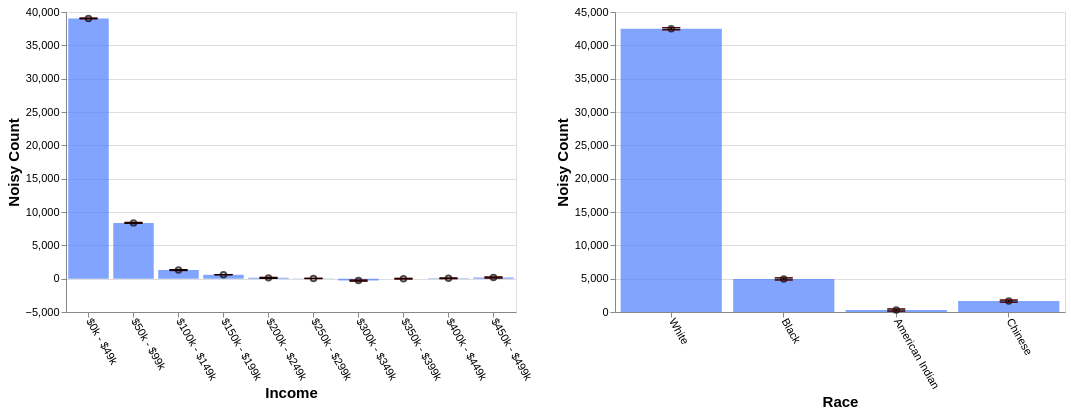

The Vega-Lite source for this figure:
### Vega-Lite specification from a JSON file in a GitHub repository (floating-point values rounded to 4 significant figures)
{"config": {"view": {"continuousWidth": 400, "continuousHeight": 300}, "axis": {"labelFontSize": 11, "titleFontSize": 15}, "axisBottom": {"labelAngle": 60}}, "hconcat": [{"layer": [{"mark": "bar", "encoding": {"color": {"value": "transparent"}, "tooltip": [{"aggregate": "sum", "field": "noisy_count", "title": "noisy count", "type": "quantitative"}, {"aggregate": "sum", "field": "noisy_count_prev", "title": "prev count", "type": "quantitative"}, {"aggregate": "sum", "field": "error", "title": "current error", "type": "quantitative"}, {"aggregate": "sum", "field": "error_prev", "title": "prev error", "type": "quantitative"}], "x": {"field": "income", "sort": null, "title": "Income", "type": "ordinal"}}, "height": 300, "selection": {"selector627": {"type": "interval", "encodings": ["x"]}}, "transform": [{"filter": {"selection": "selector628"}}], "width": 450}, {"mark": {"type": "bar", "color": "gray", "opacity": 0}, "encoding": {"x": {"field": "income", "sort": null, "title": "Income", "type": "ordinal"}, "y": {"aggregate": "sum", "field": "noisy_count_prev", "type": "quantitative"}}, "transform": [{"filter": {"selection": "selector628"}}]}, {"mark": {"type": "bar", "color": "#4C7FFF", "opacity": 0.7}, "encoding": {"x": {"field": "income", "sort": null, "title": "Income", "type": "ordinal"}, "y": {"aggregate": "sum", "field": "noisy_count", "type": "quantitative"}}, "transform": [{"filter": {"selection": "selector628"}}]}, {"mark": {"type": "point", "color": "black", "opacity": 0.7}, "encoding": {"x": {"field": "income", "sort": null, "title": "Income", "type": "ordinal"}, "y": {"aggregate": "sum", "field": "noisy_count", "title": "Noisy Count", "type": "quantitative"}}, "transform": [{"filter": {"selection": "selector628"}}]}, {"mark": {"type": "rule", "color": "#B6B6B6", "size": 2, "strokeDash": [3, 3]}, "encoding": {"x": {"field": "income", "sort": null, "title": "Income", "type": "ordinal"}, "y": {"aggregate": "sum", "field": "plus_error_prev_income", "title": "", "type": "quantitative"}, "y2": {"aggregate": "sum", "field": "minus_error_prev_income", "title": ""}}, "transform": [{"filter": {"selection": "selector628"}}]}, {"mark": {"type": "tick", "color": "#B90000", "size": 0, "strokeDash": [1, 1]}, "encoding": {"x": {"field": "income", "sort": null, "title": "Income", "type": "ordinal"}, "y": {"aggregate": "sum", "field": "plus_error_prev_income", "type": "quantitative"}}, "transform": [{"filter": {"selection": "selector628"}}]}, {"mark": {"type": "tick", "color": "#B90000", "size": 0, "strokeDash": [3, 1]}, "encoding": {"x": {"field": "income", "sort": null, "title": "Income", "type": "ordinal"}, "y": {"aggregate": "sum", "field": "minus_error_prev_income", "type": "quantitative"}}, "transform": [{"filter": {"selection": "selector628"}}]}, {"mark": {"type": "rule", "color": "black", "size": 2}, "encoding": {"x": {"field": "income", "sort": null, "title": "Income", "type": "ordinal"}, "y": {"aggregate": "sum", "field": "plus_error", "title": "", "type": "quantitative"}, "y2": {"aggregate": "sum", "field": "minus_error", "title": ""}}, "transform": [{"filter": {"selection": "selector628"}}]}, {"mark": {"type": "tick", "color": "black", "width": 0}, "encoding": {"x": {"field": "income", "sort": null, "title": "Income", "type": "ordinal"}, "y": {"aggregate": "sum", "field": "plus_error", "type": "quantitative"}}, "transform": [{"filter": {"selection": "selector628"}}]}, {"mark": {"type": "tick", "color": "black", "width": 0}, "encoding": {"x": {"field": "income", "sort": null, "title": "Income", "type": "ordinal"}, "y": {"aggregate": "sum", "field": "minus_error", "type": "quantitative"}}, "transform": [{"filter": {"selection": "selector628"}}]}]}, {"layer": [{"mark": "bar", "encoding": {"color": {"value": "transparent"}, "tooltip": [{"aggregate": "sum", "field": "noisy_count", "title": "noisy count", "type": "quantitative"}, {"aggregate": "sum", "field": "noisy_count_prev", "title": "prev count", "type": "quantitative"}, {"aggregate": "sum", "field": "error", "title": "current error", "type": "quantitative"}, {"aggregate": "sum", "field": "error_prev", "title": "prev error", "type": "quantitative"}], "x": {"field": "race", "sort": null, "title": "Race", "type": "ordinal"}}, "height": 300, "selection": {"selector628": {"type": "interval", "encodings": ["x"]}}, "transform": [{"filter": {"selection": "selector627"}}], "width": 450}, {"mark": {"type": "bar", "color": "gray", "opacity": 0}, "encoding": {"x": {"field": "race", "sort": null, "title": "Race", "type": "ordinal"}, "y": {"aggregate": "sum", "field": "noisy_count_prev", "type": "quantitative"}}, "transform": [{"filter": {"selection": "selector627"}}]}, {"mark": {"type": "bar", "color": "#4C7FFF", "opacity": 0.7}, "encoding": {"x": {"field": "race", "sort": null, "title": "Race", "type": "ordinal"}, "y": {"aggregate": "sum", "field": "noisy_count", "type": "quantitative"}}, "transform": [{"filter": {"selection": "selector627"}}]}, {"mark": {"type": "point", "color": "black", "opacity": 0.7}, "encoding": {"x": {"field": "race", "sort": null, "title": "Race", "type": "ordinal"}, "y": {"aggregate": "sum", "field": "noisy_count", "title": "Noisy Count", "type": "quantitative"}}, "transform": [{"filter": {"selection": "selector627"}}]}, {"mark": {"type": "rule", "color": "#B6B6B6", "size": 2, "strokeDash": [3, 3]}, "encoding": {"x": {"field": "race", "sort": null, "title": "Race", "type": "ordinal"}, "y": {"aggregate": "sum", "field": "plus_error_prev_race", "title": "", "type": "quantitative"}, "y2": {"aggregate": "sum", "field": "minus_error_prev_race", "title": ""}}, "transform": [{"filter": {"selection": "selector627"}}]}, {"mark": {"type": "tick", "color": "#B90000", "size": 0, "strokeDash": [1, 1]}, "encoding": {"x": {"field": "race", "sort": null, "title": "Race", "type": "ordinal"}, "y": {"aggregate": "sum", "field": "plus_error_prev_race", "type": "quantitative"}}, "transform": [{"filter": {"selection": "selector627"}}]}, {"mark": {"type": "tick", "color": "#B90000", "size": 0, "strokeDash": [3, 1]}, "encoding": {"x": {"field": "race", "sort": null, "title": "Race", "type": "ordinal"}, "y": {"aggregate": "sum", "field": "minus_error_prev_race", "type": "quantitative"}}, "transform": [{"filter": {"selection": "selector627"}}]}, {"mark": {"type": "rule", "color": "black", "size": 2}, "encoding": {"x": {"field": "race", "sort": null, "title": "Race", "type": "ordinal"}, "y": {"aggregate": "sum", "field": "plus_error", "title": "", "type": "quantitative"}, "y2": {"aggregate": "sum", "field": "minus_error", "title": ""}}, "transform": [{"filter": {"selection": "selector627"}}]}, {"mark": {"type": "tick", "color": "black", "width": 0}, "encoding": {"x": {"field": "race", "sort": null, "title": "Race", "type": "ordinal"}, "y": {"aggregate": "sum", "field": "plus_error", "type": "quantitative"}}, "transform": [{"filter": {"selection": "selector627"}}]}, {"mark": {"type": "tick", "color": "black", "width": 0}, "encoding": {"x": {"field": "race", "sort": null, "title": "Race", "type": "ordinal"}, "y": {"aggregate": "sum", "field": "minus_error", "type": "quantitative"}}, "transform": [{"filter": {"selection": "selector627"}}]}]}], "data": {"name": "data-9082b35bc958e86a42ba2e30a782b77b"}, "$schema": "https://vega.github.io/schema/vega-lite/v4.17.0.json", "datasets": {"data-9082b35bc958e86a42ba2e30a782b77b": [{"income": "$0k - $49k", "race": "White", "noisy_count": 33170.0, "true_count": 33160.0, "plus_error": 33190.0, "minus_error": 33160.0, "error": 12.9, "noisy_count_prev": 33170.0, "true_count_prev": 33160.0, "plus_error_prev": 33180.0, "minus_error_prev": 33150.0, "error_prev": 15.0, "plus_error_prev_income": 33190.0, "minus_error_prev_income": 33160.0, "plus_error_prev_race": 33180.0, "minus_error_prev_race": 33150.0}, {"income": "$0k - $49k", "race": "Black", "noisy_count": 4274.0, "true_count": 4314.0, "plus_error": 4287.0, "minus_error": 4261.0, "error": 12.9, "noisy_count_prev": 4277.0, "true_count_prev": 4314.0, "plus_error_prev": 4292.0, "minus_error_prev": 4262.0, "error_prev": 15.0, "plus_error_prev_income": 4297.0, "minus_error_prev_income": 4267.0, "plus_error_prev_race": 4294.0, "minus_error_prev_race": 4264.0}, {"income": "$0k - $49k", "race": "American Indian", "noisy_count": 527.9, "true_count": 489.0, "plus_error": 540.7, "minus_error": 515.0, "error": 12.9, "noisy_count_prev": 519.5, "true_count_prev": 489.0, "plus_error_prev": 534.5, "minus_error_prev": 504.4, "error_prev": 15.0, "plus_error_prev_income": 539.6, "minus_error_prev_income": 509.5, "plus_error_prev_race": 533.6, "minus_error_prev_race": 503.5}, {"income": "$0k - $49k", "race": "Chinese", "noisy_count": 1060.0, "true_count": 992.0, "plus_error": 1073.0, "minus_error": 1047.0, "error": 12.9, "noisy_count_prev": 1051.0, "true_count_prev": 992.0, "plus_error_prev": 1066.0, "minus_error_prev": 1036.0, "error_prev": 15.0, "plus_error_prev_income": 1071.0, "minus_error_prev_income": 1041.0, "plus_error_prev_race": 1067.0, "minus_error_prev_race": 1037.0}, {"income": "$50k - $99k", "race": "White", "noisy_count": 7509.0, "true_count": 7572.0, "plus_error": 7527.0, "minus_error": 7491.0, "error": 17.9, "noisy_count_prev": 7516.0, "true_count_prev": 7572.0, "plus_error_prev": 7538.0, "minus_error_prev": 7494.0, "error_prev": 22.4, "plus_error_prev_income": 7536.0, "minus_error_prev_income": 7492.0, "plus_error_prev_race": 7540.0, "minus_error_prev_race": 7495.0}, {"income": "$50k - $99k", "race": "Black", "noisy_count": 524.5, "true_count": 547.0, "plus_error": 542.4, "minus_error": 506.6, "error": 17.9, "noisy_count_prev": 521.0, "true_count_prev": 547.0, "plus_error_prev": 543.4, "minus_error_prev": 498.6, "error_prev": 22.4, "plus_error_prev_income": 541.4, "minus_error_prev_income": 496.6, "plus_error_prev_race": 545.3, "minus_error_prev_race": 500.5}, {"income": "$50k - $99k", "race": "American Indian", "noisy_count": -2.0, "true_count": 64.0, "plus_error": 15.9, "minus_error": -19.9, "error": 17.9, "noisy_count_prev": 5.6, "true_count_prev": 64.0, "plus_error_prev": 27.9, "minus_error_prev": -16.8, "error_prev": 22.4, "plus_error_prev_income": 25.93, "minus_error_prev_income": -18.77, "plus_error_prev_race": 26.97, "minus_error_prev_race": -17.73}, {"income": "$50k - $99k", "race": "Chinese", "noisy_count": 336.3, "true_count": 344.0, "plus_error": 354.2, "minus_error": 318.4, "error": 17.9, "noisy_count_prev": 333.4, "true_count_prev": 344.0, "plus_error_prev": 355.8, "minus_error_prev": 311.1, "error_prev": 22.4, "plus_error_prev_income": 353.8, "minus_error_prev_income": 309.1, "plus_error_prev_race": 356.5, "minus_error_prev_race": 311.8}, {"income": "$100k - $149k", "race": "White", "noisy_count": 1048.0, "true_count": 1036.0, "plus_error": 1066.0, "minus_error": 1030.0, "error": 17.9, "noisy_count_prev": 1032.0, "true_count_prev": 1036.0, "plus_error_prev": 1055.0, "minus_error_prev": 1010.0, "error_prev": 22.4, "plus_error_prev_income": 1059.0, "minus_error_prev_income": 1014.0, "plus_error_prev_race": 1056.0, "minus_error_prev_race": 1011.0}, {"income": "$100k - $149k", "race": "Black", "noisy_count": 13.7, "true_count": 45.0, "plus_error": 31.6, "minus_error": -4.2, "error": 17.9, "noisy_count_prev": 20.7, "true_count_prev": 45.0, "plus_error_prev": 43.1, "minus_error_prev": -1.6, "error_prev": 22.4, "plus_error_prev_income": 47.17, "minus_error_prev_income": 2.475, "plus_error_prev_race": 44.97, "minus_error_prev_race": 0.27}, {"income": "$100k - $149k", "race": "American Indian", "noisy_count": 66.9, "true_count": 4.0, "plus_error": 84.8, "minus_error": 49.0, "error": 17.9, "noisy_count_prev": 61.8, "true_count_prev": 4.0, "plus_error_prev": 84.2, "minus_error_prev": 39.5, "error_prev": 22.4, "plus_error_prev_income": 88.27, "minus_error_prev_income": 43.57, "plus_error_prev_race": 83.27, "minus_error_prev_race": 38.57}, {"income": "$100k - $149k", "race": "Chinese", "noisy_count": 160.0, "true_count": 64.0, "plus_error": 177.9, "minus_error": 142.1, "error": 17.9, "noisy_count_prev": 157.2, "true_count_prev": 64.0, "plus_error_prev": 179.6, "minus_error_prev": 134.8, "error_prev": 22.4, "plus_error_prev_income": 183.7, "minus_error_prev_income": 138.9, "plus_error_prev_race": 180.3, "minus_error_prev_race": 135.5}, {"income": "$150k - $199k", "race": "White", "noisy_count": 567.8, "true_count": 559.0, "plus_error": 574.7, "minus_error": 560.9, "error": 6.9, "noisy_count_prev": 567.2, "true_count_prev": 559.0, "plus_error_prev": 576.1, "minus_error_prev": 558.3, "error_prev": 8.9, "plus_error_prev_income": 576.6, "minus_error_prev_income": 558.8, "plus_error_prev_race": 577.3, "minus_error_prev_race": 559.5}, {"income": "$150k - $199k", "race": "Black", "noisy_count": -12.0, "true_count": 15.0, "plus_error": -5.1, "minus_error": -18.9, "error": 6.9, "noisy_count_prev": -14.7, "true_count_prev": 15.0, "plus_error_prev": -5.8, "minus_error_prev": -23.7, "error_prev": 8.9, "plus_error_prev_income": -5.3, "minus_error_prev_income": -23.2, "plus_error_prev_race": -3.93, "minus_error_prev_race": -21.83}, {"income": "$150k - $199k", "race": "American Indian", "noisy_count": 1.7, "true_count": 1.0, "plus_error": 8.6, "minus_error": -5.2, "error": 6.9, "noisy_count_prev": 4.2, "true_count_prev": 1.0, "plus_error_prev": 13.1, "minus_error_prev": -4.7, "error_prev": 8.9, "plus_error_prev_income": 13.6, "minus_error_prev_income": -4.2, "plus_error_prev_race": 12.17, "minus_error_prev_race": -5.63}, {"income": "$150k - $199k", "race": "Chinese", "noisy_count": 38.9, "true_count": 34.0, "plus_error": 45.8, "minus_error": 32.0, "error": 6.9, "noisy_count_prev": 37.7, "true_count_prev": 34.0, "plus_error_prev": 46.6, "minus_error_prev": 28.8, "error_prev": 8.9, "plus_error_prev_income": 47.1, "minus_error_prev_income": 29.3, "plus_error_prev_race": 47.34, "minus_error_prev_race": 29.54}, {"income": "$200k - $249k", "race": "White", "noisy_count": 213.6, "true_count": 122.0, "plus_error": 231.5, "minus_error": 195.7, "error": 17.9, "noisy_count_prev": 211.1, "true_count_prev": 122.0, "plus_error_prev": 233.4, "minus_error_prev": 188.7, "error_prev": 22.4, "plus_error_prev_income": 230.8, "minus_error_prev_income": 186.1, "plus_error_prev_race": 234.6, "minus_error_prev_race": 189.9}, {"income": "$200k - $249k", "race": "Black", "noisy_count": 0.6, "true_count": 7.0, "plus_error": 18.5, "minus_error": -17.3, "error": 17.9, "noisy_count_prev": 3.8, "true_count_prev": 7.0, "plus_error_prev": 26.1, "minus_error_prev": -18.6, "error_prev": 22.4, "plus_error_prev_income": 23.47, "minus_error_prev_income": -21.23, "plus_error_prev_race": 27.97, "minus_error_prev_race": -16.73}, {"income": "$200k - $249k", "race": "American Indian", "noisy_count": -32.4, "true_count": 3.0, "plus_error": -14.5, "minus_error": -50.2, "error": 17.9, "noisy_count_prev": -27.7, "true_count_prev": 3.0, "plus_error_prev": -5.3, "minus_error_prev": -50.1, "error_prev": 22.4, "plus_error_prev_income": -7.925, "minus_error_prev_income": -52.73, "plus_error_prev_race": -6.23, "minus_error_prev_race": -51.03}, {"income": "$200k - $249k", "race": "Chinese", "noisy_count": -62.0, "true_count": 5.0, "plus_error": -44.1, "minus_error": -79.8, "error": 17.9, "noisy_count_prev": -56.9, "true_count_prev": 5.0, "plus_error_prev": -34.5, "minus_error_prev": -79.2, "error_prev": 22.4, "plus_error_prev_income": -37.12, "minus_error_prev_income": -81.83, "plus_error_prev_race": -33.76, "minus_error_prev_race": -78.46}, {"income": "$250k - $299k", "race": "White", "noisy_count": 68.5, "true_count": 43.0, "plus_error": 75.3, "minus_error": 61.6, "error": 6.8, "noisy_count_prev": 65.0, "true_count_prev": 43.0, "plus_error_prev": 73.8, "minus_error_prev": 56.1, "error_prev": 8.8, "plus_error_prev_income": 75.0, "minus_error_prev_income": 57.3, "plus_error_prev_race": 75.02, "minus_error_prev_race": 57.32}, {"income": "$250k - $299k", "race": "Black", "noisy_count": 18.3, "true_count": 0.0, "plus_error": 25.1, "minus_error": 11.4, "error": 6.8, "noisy_count_prev": 14.4, "true_count_prev": 0.0, "plus_error_prev": 23.3, "minus_error_prev": 5.6, "error_prev": 8.8, "plus_error_prev_income": 24.5, "minus_error_prev_income": 6.8, "plus_error_prev_race": 25.17, "minus_error_prev_race": 7.47}, {"income": "$250k - $299k", "race": "American Indian", "noisy_count": -49.6, "true_count": 0.0, "plus_error": -42.8, "minus_error": -56.4, "error": 6.8, "noisy_count_prev": -50.0, "true_count_prev": 0.0, "plus_error_prev": -41.2, "minus_error_prev": -58.9, "error_prev": 8.8, "plus_error_prev_income": -40.0, "minus_error_prev_income": -57.7, "plus_error_prev_race": -42.13, "minus_error_prev_race": -59.83}, {"income": "$250k - $299k", "race": "Chinese", "noisy_count": -2.5, "true_count": 3.0, "plus_error": 4.4, "minus_error": -9.3, "error": 6.8, "noisy_count_prev": 0.5, "true_count_prev": 3.0, "plus_error_prev": 9.3, "minus_error_prev": -8.4, "error_prev": 8.8, "plus_error_prev_income": 10.5, "minus_error_prev_income": -7.2, "plus_error_prev_race": 10.04, "minus_error_prev_race": -7.66}, {"income": "$300k - $349k", "race": "White", "noisy_count": -31.8, "true_count": 11.0, "plus_error": -13.9, "minus_error": -49.7, "error": 17.9, "noisy_count_prev": -32.0, "true_count_prev": 11.0, "plus_error_prev": -9.7, "minus_error_prev": -54.4, "error_prev": 22.4, "plus_error_prev_income": -14.5, "minus_error_prev_income": -59.2, "plus_error_prev_race": -8.48, "minus_error_prev_race": -53.18}, {"income": "$300k - $349k", "race": "Black", "noisy_count": -40.2, "true_count": 1.0, "plus_error": -22.3, "minus_error": -58.1, "error": 17.9, "noisy_count_prev": -33.0, "true_count_prev": 1.0, "plus_error_prev": -10.6, "minus_error_prev": -55.4, "error_prev": 22.4, "plus_error_prev_income": -15.4, "minus_error_prev_income": -60.2, "plus_error_prev_race": -8.73, "minus_error_prev_race": -53.53}, {"income": "$300k - $349k", "race": "American Indian", "noisy_count": -149.9, "true_count": 0.0, "plus_error": -132.0, "minus_error": -167.8, "error": 17.9, "noisy_count_prev": -141.9, "true_count_prev": 0.0, "plus_error_prev": -119.5, "minus_error_prev": -164.3, "error_prev": 22.4, "plus_error_prev_income": -124.3, "minus_error_prev_income": -169.1, "plus_error_prev_race": -120.4, "minus_error_prev_race": -165.2}, {"income": "$300k - $349k", "race": "Chinese", "noisy_count": -69.0, "true_count": 0.0, "plus_error": -51.1, "minus_error": -86.9, "error": 17.9, "noisy_count_prev": -64.8, "true_count_prev": 0.0, "plus_error_prev": -42.4, "minus_error_prev": -87.2, "error_prev": 22.4, "plus_error_prev_income": -47.2, "minus_error_prev_income": -92.0, "plus_error_prev_race": -41.66, "minus_error_prev_race": -86.46}, {"income": "$350k - $399k", "race": "White", "noisy_count": 32.6, "true_count": 2.0, "plus_error": 45.5, "minus_error": 19.8, "error": 12.8, "noisy_count_prev": 29.5, "true_count_prev": 2.0, "plus_error_prev": 44.4, "minus_error_prev": 14.5, "error_prev": 15.0, "plus_error_prev_income": 47.75, "minus_error_prev_income": 17.85, "plus_error_prev_race": 45.62, "minus_error_prev_race": 15.72}, {"income": "$350k - $399k", "race": "Black", "noisy_count": -11.3, "true_count": 0.0, "plus_error": 1.5, "minus_error": -24.2, "error": 12.8, "noisy_count_prev": -12.8, "true_count_prev": 0.0, "plus_error_prev": 2.1, "minus_error_prev": -27.8, "error_prev": 15.0, "plus_error_prev_income": 5.45, "minus_error_prev_income": -24.45, "plus_error_prev_race": 3.97, "minus_error_prev_race": -25.93}, {"income": "$350k - $399k", "race": "American Indian", "noisy_count": -22.9, "true_count": 0.0, "plus_error": -10.1, "minus_error": -35.7, "error": 12.8, "noisy_count_prev": -32.7, "true_count_prev": 0.0, "plus_error_prev": -17.7, "minus_error_prev": -47.7, "error_prev": 15.0, "plus_error_prev_income": -14.35, "minus_error_prev_income": -44.35, "plus_error_prev_race": -18.63, "minus_error_prev_race": -48.63}, {"income": "$350k - $399k", "race": "Chinese", "noisy_count": 2.1, "true_count": 0.0, "plus_error": 14.9, "minus_error": -10.7, "error": 12.8, "noisy_count_prev": 3.1, "true_count_prev": 0.0, "plus_error_prev": 18.1, "minus_error_prev": -11.9, "error_prev": 15.0, "plus_error_prev_income": 21.45, "minus_error_prev_income": -8.55, "plus_error_prev_race": 18.84, "minus_error_prev_race": -11.16}, {"income": "$400k - $449k", "race": "White", "noisy_count": -20.9, "true_count": 2.0, "plus_error": -8.0, "minus_error": -33.9, "error": 13.0, "noisy_count_prev": -14.3, "true_count_prev": 2.0, "plus_error_prev": 0.8, "minus_error_prev": -29.5, "error_prev": 15.2, "plus_error_prev_income": 0.925, "minus_error_prev_income": -29.38, "plus_error_prev_race": 2.02, "minus_error_prev_race": -28.28}, {"income": "$400k - $449k", "race": "Black", "noisy_count": 116.8, "true_count": 0.0, "plus_error": 129.7, "minus_error": 103.8, "error": 13.0, "noisy_count_prev": 101.3, "true_count_prev": 0.0, "plus_error_prev": 116.4, "minus_error_prev": 86.1, "error_prev": 15.2, "plus_error_prev_income": 116.5, "minus_error_prev_income": 86.22, "plus_error_prev_race": 118.3, "minus_error_prev_race": 87.97}, {"income": "$400k - $449k", "race": "American Indian", "noisy_count": -74.8, "true_count": 0.0, "plus_error": -61.9, "minus_error": -87.8, "error": 13.0, "noisy_count_prev": -66.6, "true_count_prev": 0.0, "plus_error_prev": -51.5, "minus_error_prev": -81.8, "error_prev": 15.2, "plus_error_prev_income": -51.38, "minus_error_prev_income": -81.67, "plus_error_prev_race": -52.43, "minus_error_prev_race": -82.73}, {"income": "$400k - $449k", "race": "Chinese", "noisy_count": 28.9, "true_count": 0.0, "plus_error": 41.8, "minus_error": 15.9, "error": 13.0, "noisy_count_prev": 29.1, "true_count_prev": 0.0, "plus_error_prev": 44.3, "minus_error_prev": 14.0, "error_prev": 15.2, "plus_error_prev_income": 44.42, "minus_error_prev_income": 14.12, "plus_error_prev_race": 45.04, "minus_error_prev_race": 14.74}, {"income": "$450k - $499k", "race": "White", "noisy_count": -77.4, "true_count": 1.0, "plus_error": -59.5, "minus_error": -95.3, "error": 17.9, "noisy_count_prev": -71.0, "true_count_prev": 1.0, "plus_error_prev": -48.7, "minus_error_prev": -93.4, "error_prev": 22.4, "plus_error_prev_income": -46.45, "minus_error_prev_income": -91.15, "plus_error_prev_race": -47.48, "minus_error_prev_race": -92.18}, {"income": "$450k - $499k", "race": "Black", "noisy_count": 74.9, "true_count": 0.0, "plus_error": 92.8, "minus_error": 57.0, "error": 17.9, "noisy_count_prev": 62.5, "true_count_prev": 0.0, "plus_error_prev": 84.9, "minus_error_prev": 40.2, "error_prev": 22.4, "plus_error_prev_income": 87.15, "minus_error_prev_income": 42.45, "plus_error_prev_race": 86.77, "minus_error_prev_race": 42.07}, {"income": "$450k - $499k", "race": "American Indian", "noisy_count": 31.1, "true_count": 0.0, "plus_error": 49.0, "minus_error": 13.2, "error": 17.9, "noisy_count_prev": 33.1, "true_count_prev": 0.0, "plus_error_prev": 55.4, "minus_error_prev": 10.7, "error_prev": 22.4, "plus_error_prev_income": 57.65, "minus_error_prev_income": 12.95, "plus_error_prev_race": 54.47, "minus_error_prev_race": 9.77}, {"income": "$450k - $499k", "race": "Chinese", "noisy_count": 147.2, "true_count": 0.0, "plus_error": 165.1, "minus_error": 129.3, "error": 17.9, "noisy_count_prev": 142.2, "true_count_prev": 0.0, "plus_error_prev": 164.5, "minus_error_prev": 119.8, "error_prev": 22.4, "plus_error_prev_income": 166.8, "minus_error_prev_income": 122.0, "plus_error_prev_race": 165.2, "minus_error_prev_race": 120.5}]}}
